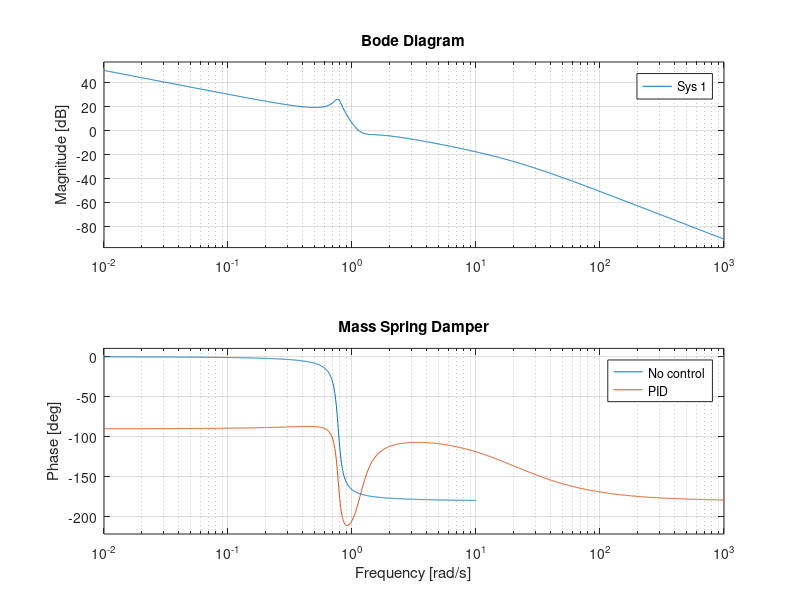

This chart was generated by the following MATLAB code:
% Mass Spring Params

% system parameters known to controller
P.m = 5;  % kg
P.k = 3;     % kg/ s^2
P.b = 0.5; % N m

% sample rate
P.Ts = 0.01;

% dirty derivative gain
P.sigma = 0.05;

% saturation constraint
P.force_max = 2;
%force_max = P.force_max-P.force_e;

% initial conditions
P.z0 = 0;
P.zdot0 = 0;

% Gains
tr = 2.0; %original
% tr = 2.5; %tuned
zeta = .707;
P.ki = 10;%1.5;
Delta_ol = [1,P.b/P.m,P.k/P.m];
wn = 2.2/tr;
Delta_cl_d = [1, 2*zeta*wn,wn^2];
P.kp = P.m*(Delta_cl_d(3)-Delta_ol(3));%-P.k;
P.kd = P.m*(Delta_cl_d(2)-Delta_ol(2));
% P.kp = (24.2/(tr^2)-3);
% P.kd = (15.4/tr)-.5;
% P.kp = 2;
% P.kd = 6.5;
% P.ki = 1.5;


% transfer functions for inverted pendulum
P_loop = tf(1/P.m,Delta_ol);

C_PID = tf([(P.kd+P.kp*P.sigma),(P.kp+P.ki*P.sigma),P.ki],[P.sigma,1,0]);

%ramp = tf(1,[1, 0, 0]);
figure(2), clf, 
bode(P_loop), grid on
hold on
bode(series(C_PID,P_loop))
%bode(ramp)

legend('No control', 'PID')
title('Mass Spring Damper')

system_type = 2;
e_ss = P.k/P.ki;

% D = P_loop/(1+P_loop*C_PID);

figure(2)
% bode(D,{0.001,1000})

[m,p] = bode (C_PID*P_loop,.1); %this pulls magnitude and phase at .6
